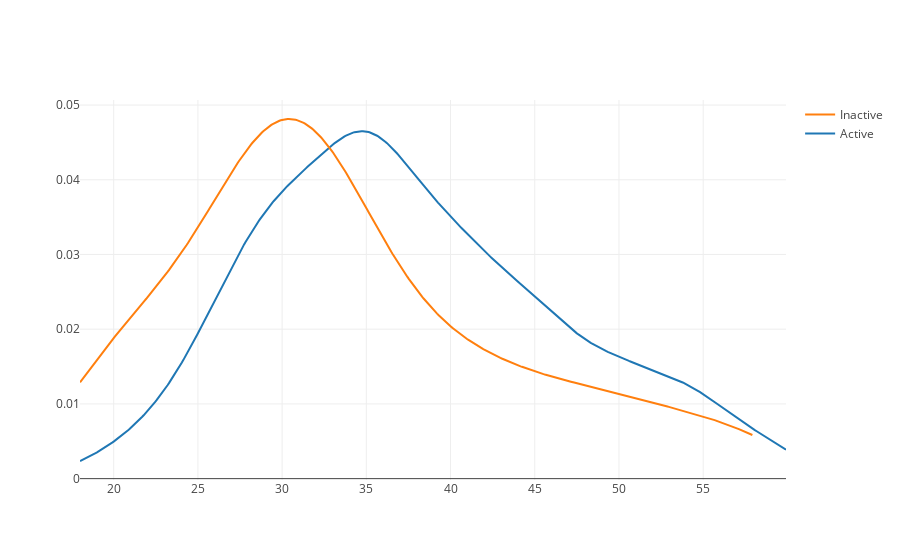

Notebook code cell kept with this figure:
### Code cell
x1 = df_human_resources.loc[df_human_resources['Attrition'] == 'No', 'Age']
x2 = df_human_resources.loc[df_human_resources['Attrition'] == 'Yes', 'Age']

hist_data = [x1, x2]
group_labels = ['Active', 'Inactive']

fig = ff.create_distplot(hist_data, group_labels, curve_type = 'kde', show_hist = False, show_rug = False)
iplot(fig)

# fig['Layout'].update(title = 'Age Distritbuion by Attrition')
# fig['Layout'].update(xaxis = dict(range=[10, 60], dticks = 5))

# py.iplot(fig, filename = 'Distplot with Multiple Datasets')

### Figure 1 — Plotly figure (JSON) as saved in the notebook; plotly's stock layout.template omitted (floating-point values rounded to 4 significant figures; data arrays with more than 128 entries replaced by an {"elided": "..."} marker saying what was removed)
{"data": [{"legendgroup": "Active", "marker": {"color": "rgb(31, 119, 180)"}, "mode": "lines", "name": "Active", "showlegend": true, "type": "scatter", "uid": "7c5811c3-8eb0-4b9a-9b9c-23ecba627056", "x": {"elided": "500 float values"}, "xaxis": "x", "y": {"elided": "500 float values"}, "yaxis": "y"}, {"legendgroup": "Inactive", "marker": {"color": "rgb(255, 127, 14)"}, "mode": "lines", "name": "Inactive", "showlegend": true, "type": "scatter", "uid": "160d5129-fa71-45da-a719-9c0cbe0cf95d", "x": {"elided": "500 float values"}, "xaxis": "x", "y": {"elided": "500 float values"}, "yaxis": "y"}], "layout": {"barmode": "overlay", "hovermode": "closest", "legend": {"traceorder": "reversed"}, "xaxis": {"anchor": "y2", "domain": [0, 1], "zeroline": false}, "yaxis": {"anchor": "free", "domain": [0, 1], "position": 0}}}
